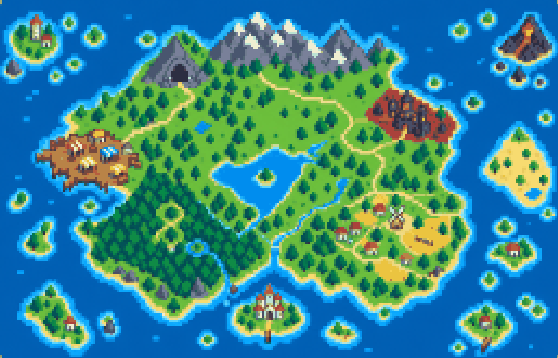
#> input picture _tmp_marked.png, 558 x 358 px, found by its file name
$ python _detect_map_markers.py
#> lines starting #> are read from the running program, lines starting #| are printed output that depends on the picture
"""Final marker detection: the annotated map has 14 translucent red circles.
The overlay shifts covered pixels toward red uniformly, so we diff the marked
image against the clean one, then find CIRCLES via a template-matching score
(sum of diff inside a disc, normalized by the disc area — a disc fully inside
a marker scores maximum). Centers are saved to warp_markers.json in 270×180
map space, numbered left-to-right, top-to-bottom (0-13)."""
import math
import json
from PIL import Image, ImageDraw

mark = Image.open("_tmp_marked.png").convert("RGB")
clean = Image.open("_tmp_clean.png").convert("RGB").resize(mark.size)
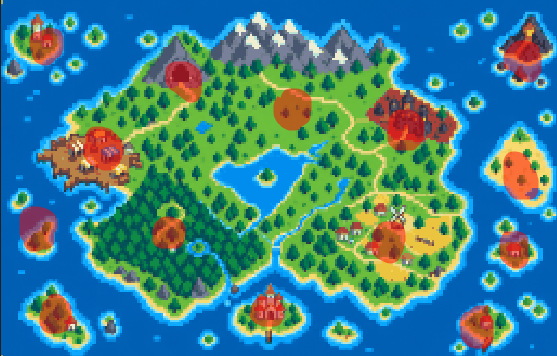
#> input picture _tmp_clean.png, 557 x 356 px, found by its file name
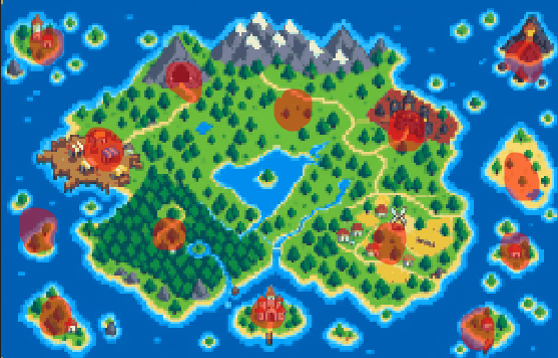
#> clean: PIL image 558x358 RGB; mean R, G, B 62.5, 130.2, 137.3
w, h = mark.size
#> w = 558; h = 358

# diff strength per pixel (positive = shifted toward red by the overlay)
diff = [[0.0] * w for _ in range(h)]
for y in range(h):
    for x in range(w):
        r1, g1, b1 = mark.getpixel((x, y))
        r2, g2, b2 = clean.getpixel((x, y))
        diff[y][x] = ((r1 - g1) - (r2 - g2)) / 2.0
#> after the loop, diff = 358 items

# integral image for fast disc sums
II = [[0.0] * (w + 1) for _ in range(h + 1)]
for y in range(h):
    rowsum = 0.0
    for x in range(w):
        rowsum += diff[y][x]
        II[y + 1][x + 1] = II[y][x + 1] + rowsum
#> after the loop, II = 359 items

def disc_sum(cx, cy, r):
    x0, x1 = max(0, cx - r), min(w - 1, cx + r)
    y0, y1 = max(0, cy - r), min(h - 1, cy + r)
    return II[y1 + 1][x1 + 1] - II[y0][x1 + 1] - II[y1 + 1][x0] + II[y0][x0]

# marker radius in screenshot px: ~13-15. Score disc of r=10.
R = 10
AREA = math.pi * R * R
cands = []
for cy in range(R, h - R, 2):
    for cx in range(R, w - R, 2):
        s = disc_sum(cx, cy, R)
        cands.append((s / AREA, cx, cy))
#> this loop made 169 passes
cands.sort(reverse=True)

# greedy pick: peaks separated by >= 30px
chosen = []
for score, cx, cy in cands:
    if score < 4:  # disc-average: markers are flat ~20-40, noise averages ~0
        break
    if all(math.hypot(cx - a, cy - b) >= 30 for a, b in chosen):
        chosen.append((cx, cy))
        if len(chosen) == 14:
            break
#> this loop made 475 passes
#> (score, cx, cy) on passes 1 to 3: (12.72, 374, 106), (12.4, 374, 104), (12.16, 346, 222)

print(f"found {len(chosen)} markers (target 14)")
#| found 14 markers (target 14)
# number left-to-right, top-to-bottom
chosen.sort(key=lambda p: (p[1] // 40, p[0]))
res = []
for i, (cx, cy) in enumerate(chosen):
    mx, my = cx / w * 270, cy / h * 180
    res.append({"id": i, "x": round(mx, 1), "y": round(my, 1)})
    print(f"  #{i}: screen=({cx},{cy}) -> map=({mx:.1f},{my:.1f})")
#> this loop made 14 passes
#> (cx, cy) on passes 1 to 12: (518, 28), (168, 46), (374, 106), (60, 138), (510, 140), (492, 164), (346, 222), (372, 200), (426, 228), (450, 204), (184, 296), (260, 288)
#|   #0: screen=(518,28) -> map=(250.6,14.1)
#|   #1: screen=(168,46) -> map=(81.3,23.1)
#|   #2: screen=(374,106) -> map=(181.0,53.3)
#|   #3: screen=(60,138) -> map=(29.0,69.4)
#|   #4: screen=(510,140) -> map=(246.8,70.4)
#|   #5: screen=(492,164) -> map=(238.1,82.5)
#|   #6: screen=(346,222) -> map=(167.4,111.6)
#|   #7: screen=(372,200) -> map=(180.0,100.6)
#> (further printed lines are left out)

json.dump({"source_size": [w, h], "markers": res},
          open("exported_map_art/warp_markers.json", "w"), indent=2)

vis = mark.copy()
d = ImageDraw.Draw(vis)
for m in res:
    sx, sy = m["x"] / 270 * w, m["y"] / 180 * h
    d.ellipse([sx - 11, sy - 11, sx + 11, sy + 11], outline=(0, 255, 0), width=2)
    d.text((sx + 12, sy - 6), str(m["id"]), fill=(0, 255, 0))
#> this loop made 14 passes
#> m on passes 1 to 12: {'id': 0, 'x': 250.6, 'y': 14.1}, {'id': 1, 'x': 81.3, 'y': 23.1}, {'id': 2, 'x': 181, 'y': 53.3}, {'id': 3, 'x': 29, 'y': 69.4}, {'id': 4, 'x': 246.8, 'y': 70.4}, {'id': 5, 'x': 238.1, 'y': 82.5}, {'id': 6, 'x': 167.4, 'y': 111.6}, {'id': 7, 'x': 180, 'y': 100.6}, {'id': 8, 'x': 206.1, 'y': 114.6}, {'id': 9, 'x': 217.7, 'y': 102.6}, {'id': 10, 'x': 89, 'y': 148.8}, {'id': 11, 'x': 125.8, 'y': 144.8}
vis.save("_tmp_markers_final.png")
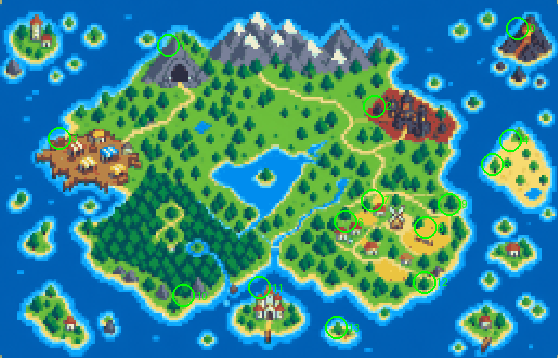
#> saved as _tmp_markers_final.png: PIL image 558x358 RGB; mean R, G, B 55.1, 137.1, 141.1
print("saved -> exported_map_art/warp_markers.json + _tmp_markers_final.png")
